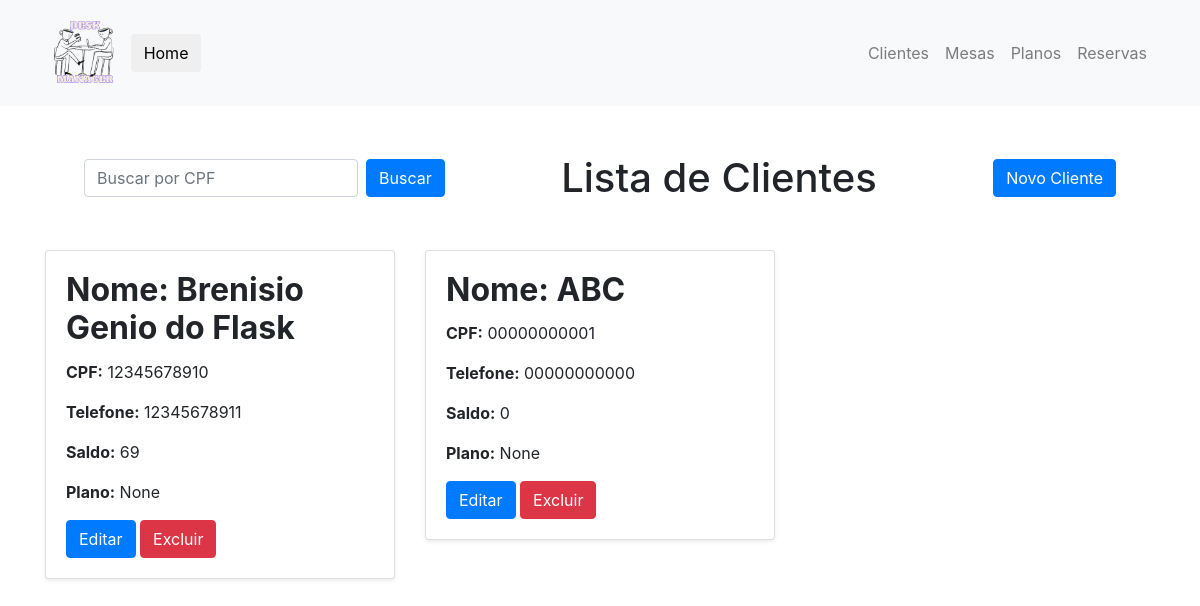
Before: /clientes with the older database file.
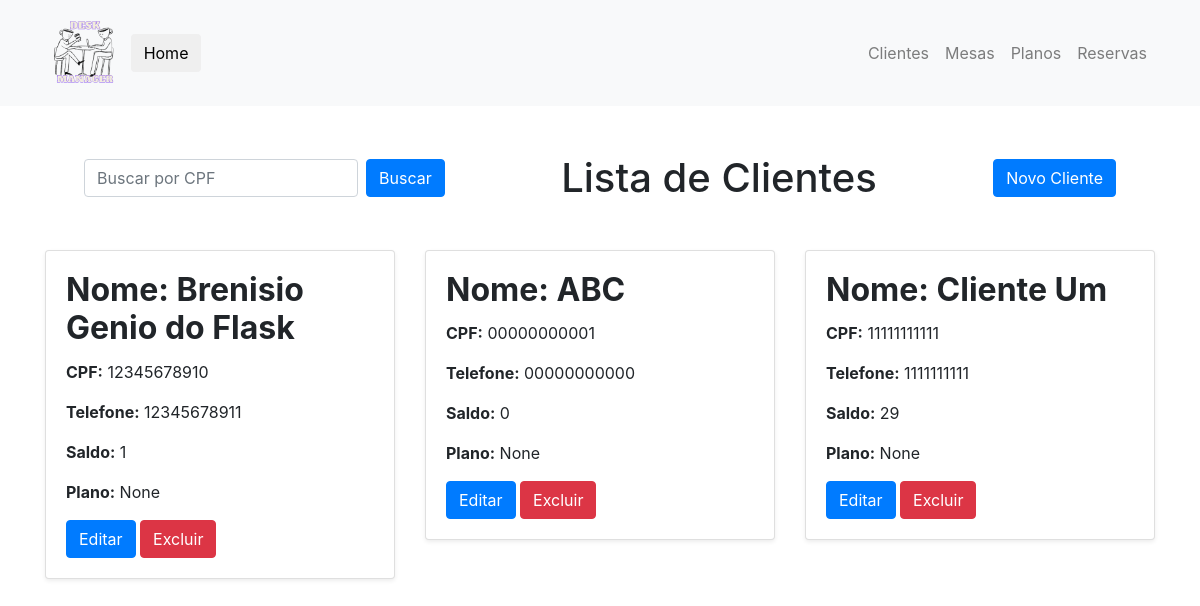
After: the same page with the newer database file.
### desk_manager/models.py (models this page shows, shortened)
class Cliente(db.Model):
    __tablename__ = 'cliente'
    id: so.Mapped[str] = so.mapped_column(sa.String, primary_key=True, default=generate_hex_id)
    nome: so.Mapped[str] = so.mapped_column(sa.String, nullable=False)
    cpf: so.Mapped[str] = so.mapped_column(sa.String, unique=True, nullable=False)
    telefone: so.Mapped[str] = so.mapped_column(sa.String, nullable=False)
    tipo_plano_id: so.Mapped[str] = so.mapped_column(sa.String, sa.ForeignKey("plano.id"), nullable=True)
    plano: so.Mapped["PlanoDeUso"] = so.relationship("PlanoDeUso", back_populates="clientes")
    reservas: so.Mapped[list["Reserva"]] = so.relationship("Reserva", back_populates="cliente")
    saldo: so.Mapped[int] = so.mapped_column(sa.Integer, nullable=True, default=0)
    def to_dict(self):
        return {
            'id': self.id,
            'nome': self.nome,
            'cpf': self.cpf,
            'telefone': self.telefone,
            'plano': self.plano.nome_do_plano if self.plano else None,  # Referência ao plano
            'saldo': self.saldo,
        }
    @classmethod
    def buscar_todos_clientes(cls):
        return cls.query.all()

### desk_manager/routes/cliente.py (the view)
@CLIENTE.route('/clientes')
def lista_clientes():
    agora = datetime.utcnow()
    if agora.day == 1:
        clientes = Cliente.buscar_todos_clientes()
        for cliente in clientes:
            cliente.saldo = 1
        db.session.commit()
    clientes = Cliente.buscar_todos_clientes()
    clientes_dict = [cliente.to_dict() for cliente in clientes]
    cliente = Cliente.query.get('1ffe3bb2')
    return render_template('lista_clientes.html', clientes=clientes_dict)

### desk_manager/templates/lista_clientes.html (shortened to what this page needs)
{% extends "base.html" %}
{% block body %}
<div class="container my-5">
    <div class="d-flex justify-content-between align-items-center mb-5">
        <form id="buscarClienteForm" action="" method="GET" class="form-inline d-flex mx-4" onsubmit="buscarCliente(event)">
            <input type="text" id="cpfInput" class="form-control mr-2" placeholder="Buscar por CPF" required>
            <button type="submit" class="btn btn-primary">Buscar</button>
        </form>
        <h1 class="display-5 text-center my-0">Lista de Clientes</h1>
        <form action="{{ url_for('cliente.cadastrar_cliente') }}" method="GET" class="mx-4">
            <button type="submit" class="btn btn-primary">Novo Cliente</button>
        </form>
    </div>
</div>
    <div class="row">
        {% if cliente_escolhido %}
            <div class="col-md-6 offset-md-3">
                <h2 class="card-title"><strong>Cliente encontrado!</strong></h2>
                <div class="card shadow-sm">
                    <div class="card-body">
                        <h2 class="card-title"><strong>Nome: {{ cliente_escolhido["nome"] }}</strong></h2>
                        <p class="card-text"><strong>CPF:</strong> {{ cliente_escolhido["cpf"] }}</p>
                        <p class="card-text"><strong>Telefone:</strong> {{ cliente_escolhido["telefone"] }}</p>
                        <p class="card-text"><strong>Tipo do plano:</strong> {{ cliente_escolhido["plano"] }}</p>
                        <p class="card-text"><strong>Saldo:</strong> {{ cliente_escolhido["saldo"] }}</p>
                        <a href="{{ url_for('cliente.editar_cliente', cliente_id=cliente_escolhido['id']) }}" class="btn btn-primary">Editar</a>
                        <form action="{{ url_for('cliente.excluir_cliente', cliente_id=cliente_escolhido['id']) }}" method="POST" style="display:inline;">
                            <button type="submit" class="btn btn-danger">Excluir</button>
                        </form>
                    </div>
                </div>
            </div>
        {% elif clientes %}
            {% for cliente in clientes %}
            <div class="col-md-6 col-lg-4 mb-4">
                <div class="card shadow-sm">
                    <div class="card-body">
                        <h2 class="card-title"><strong>Nome: {{ cliente.nome }}</strong></h2>
                        <p class="card-text"><strong>CPF:</strong> {{ cliente.cpf }}</p>
                        <p class="card-text"><strong>Telefone:</strong> {{ cliente.telefone }}</p>
                        <p class="card-text"><strong>Saldo:</strong> {{ cliente.saldo }}</p>
                        <p class="card-text"><strong>Plano:</strong> {{ cliente.plano }}</p>
                        <a href="{{ url_for('cliente.editar_cliente', cliente_id=cliente.id) }}" class="btn btn-primary">Editar</a>
                        <form action="{{ url_for('cliente.excluir_cliente', cliente_id=cliente.id) }}" method="POST" style="display:inline;">
                            <button type="submit" class="btn btn-danger">Excluir</button>
                        </form>
                    </div>
                </div>
            </div>
            {% endfor %}
        {% else %}
            <div class="col-12">
                <p class="text-center">Não há clientes cadastrados.</p>
            </div>
        {% endif %}
    </div>
</div>
{% endblock %}

Changed rows visible on the page:
changed Cliente "Brenisio Genio do Flask": saldo "69" → "1"
added Cliente: nome "Cliente Um", cpf "11111111111", telefone "1111111111", saldo "29", plano "None"
